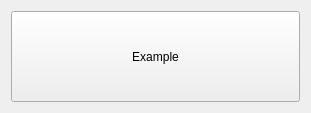
<?xml version="1.0" encoding="UTF-8"?>
<ui version="4.0">
 <class>Form</class>
 <widget class="QWidget" name="Form">
  <property name="geometry">
   <rect>
    <x>0</x>
    <y>0</y>
    <width>311</width>
    <height>113</height>
   </rect>
  </property>
  <property name="windowTitle">
   <string>Form</string>
  </property>
  <layout class="QVBoxLayout" name="verticalLayout">
   <item>
    <widget class="QPushButton" name="pushButton">
     <property name="sizePolicy">
      <sizepolicy hsizetype="Minimum" vsizetype="Preferred">
       <horstretch>0</horstretch>
       <verstretch>0</verstretch>
      </sizepolicy>
     </property>
     <property name="text">
      <string>Example</string>
     </property>
    </widget>
   </item>
  </layout>
 </widget>
 <resources/>
 <connections/>
</ui>
